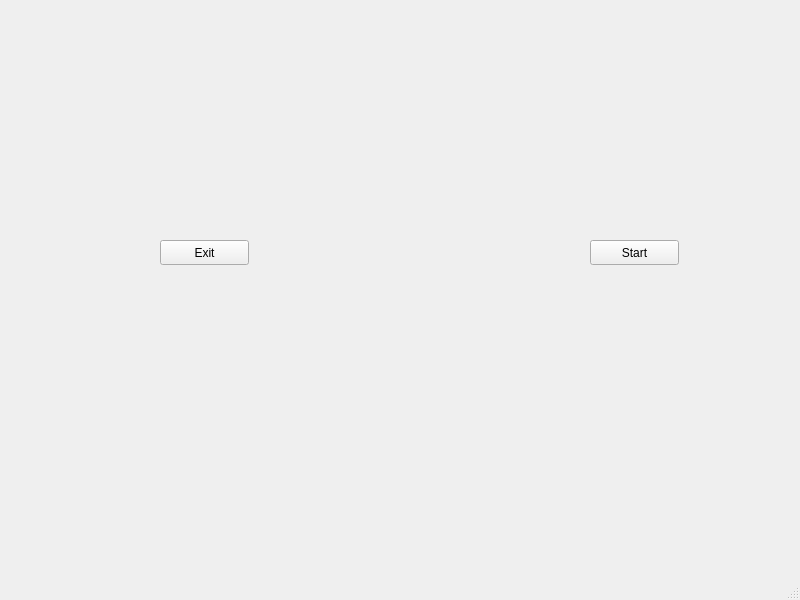
<?xml version="1.0" encoding="UTF-8"?>
<ui version="4.0">
 <class>MainWindow</class>
 <widget class="QMainWindow" name="MainWindow">
  <property name="geometry">
   <rect>
    <x>0</x>
    <y>0</y>
    <width>800</width>
    <height>600</height>
   </rect>
  </property>
  <property name="windowTitle">
   <string>MainWindow</string>
  </property>
  <widget class="QWidget" name="centralwidget">
   <widget class="QPushButton" name="startButton">
    <property name="geometry">
     <rect>
      <x>590</x>
      <y>240</y>
      <width>89</width>
      <height>25</height>
     </rect>
    </property>
    <property name="text">
     <string>Start</string>
    </property>
   </widget>
   <widget class="QPushButton" name="exitButton">
    <property name="geometry">
     <rect>
      <x>160</x>
      <y>240</y>
      <width>89</width>
      <height>25</height>
     </rect>
    </property>
    <property name="text">
     <string>Exit</string>
    </property>
   </widget>
  </widget>
  <widget class="QMenuBar" name="menubar">
   <property name="geometry">
    <rect>
     <x>0</x>
     <y>0</y>
     <width>800</width>
     <height>22</height>
    </rect>
   </property>
  </widget>
  <widget class="QStatusBar" name="statusbar"/>
 </widget>
 <resources/>
 <connections/>
</ui>
